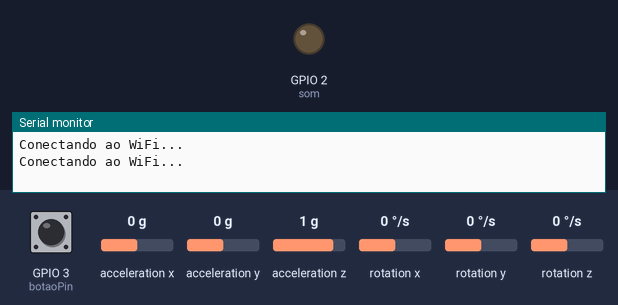
The sketch below on a simulated ESP8266 (NodeMCU). Parts: output pins drawn as LEDs (lit = HIGH), the last lines printed to the serial monitor. Inputs (shaded band) come from the test bench; at power-on: acceleration z 1 g, GPIO 3 (botaoPin) HIGH, acceleration x 0 g, acceleration y 0 g, rotation x 0 °/s, rotation y 0 °/s, rotation z 0 °/s. WiFi joins after 1.5 s; servers stay silent unless stated.

Above: at 3.5 s.
3.6 s: acceleration z set to 0.4 g
6.6 s: acceleration z set to 0.1 g
At 9.4 s:
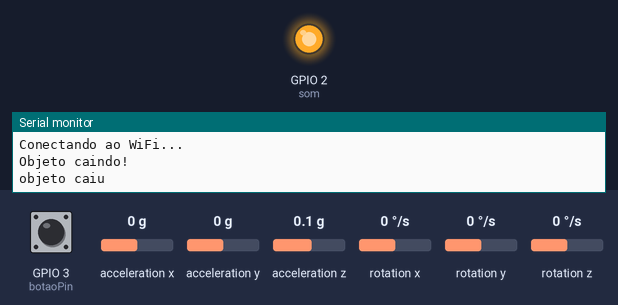
9.6 s: GPIO 3 (botaoPin) pulled LOW for 0.15 s
At 10.3 s:
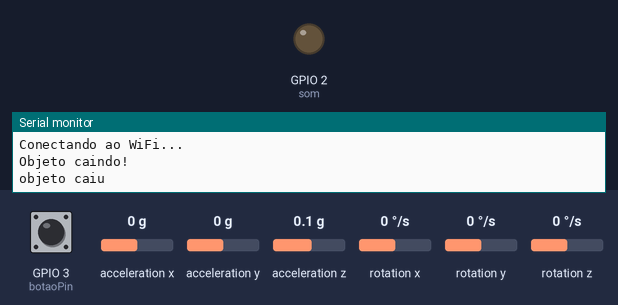
11.2 s: GPIO 3 (botaoPin) pulled LOW for 1 s
At 12.6 s:
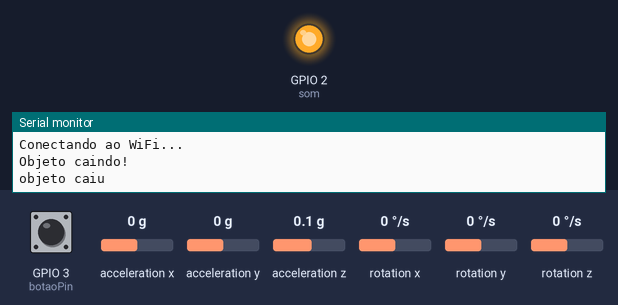
Timing chart, 0 to 14.2 s (numbered marks = the images above; inputs shaded):
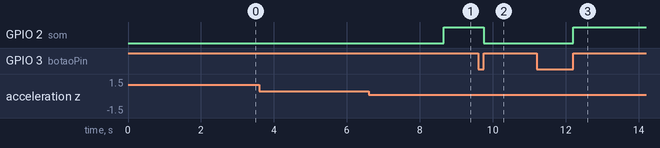

The sketch:

wifi.ino
```cpp
#define BLYNK_TEMPLATE_NAME         "and"
#define BLYNK_TEMPLATE_ID           "TMPL2rm1y8y-C"
#define BLYNK_AUTH_TOKEN            "4D53tOZEShd8dD2qHES39xxkd7ZqNJhe"
#define som 2
#define botaoPin 3


#include <Wire.h>
#include <BlynkSimpleEsp8266.h>
#include <MPU6050.h>
#include <ESP8266WiFi.h>

char auth[] = "4D53tOZEShd8dD2qHES39xxkd7ZqNJhe";
char ssid[] = "ORA_2.4G";
char pass[] = "86988134365";

MPU6050 mpu;
bool limitedequeda = true;
bool caindo = false;
unsigned long começodaqueda = 0;
const unsigned long numero = 200;

void setup() {
  pinMode(som, OUTPUT);


  Serial.begin(115200);
  WiFi.begin(ssid, pass);
  pinMode(botaoPin, INPUT_PULLUP);
  attachInterrupt(digitalPinToInterrupt(botaoPin), botaoAcionado, RISING);

  while (WiFi.status() != WL_CONNECTED) {
    delay(1000);
    Serial.println("Conectando ao WiFi...");
  }

  Blynk.begin(auth, ssid, pass);
  Wire.begin();
  mpu.initialize();

  if (!mpu.testConnection()) {
    Serial.println("MPU6050 conexao falhou.");
    while (1);
  }
}

void loop() {
  Blynk.run();
  int16_t ax, ay, az;
  int16_t gx, gy, gz;

  mpu.getMotion6(&ax, &ay, &az, &gx, &gy, &gz);

  float accX = (float)ax / 16384.0;
  float accY = (float)ay / 16384.0;
  float accZ = (float)az / 16384.0;

  float NORMxyz = sqrt(accX * accX + accY * accY + accZ * accZ);

  Blynk.virtualWrite(V5, accX);
  Blynk.virtualWrite(V6, accY);
  Blynk.virtualWrite(V7, accZ);
  Blynk.virtualWrite(V1, NORMxyz);


  if (NORMxyz < 0.2 && limitedequeda) {
    Serial.println("Objeto caindo!");
    Blynk.virtualWrite(V9, 1);
    Blynk.virtualWrite(V8, "Objeto caindo!");
    delay(2000);
    digitalWrite(som, 1);
    Blynk.virtualWrite(V8, "  ");
    Blynk.virtualWrite(V9, 0);
    limitedequeda = false;
    caindo = true;
    começodaqueda = millis();
  }


  if (caindo && (millis() - começodaqueda) >= numero) {
    Serial.println("objeto caiu");
    Blynk.virtualWrite(V10, 1);
    Blynk.virtualWrite(V8, "objeto caiu");
    caindo = false;
    Blynk.virtualWrite(V8, "  ");
    Blynk.virtualWrite(V10, 0);
  }

  if (NORMxyz >= 0.9 && NORMxyz <= 1.1 && !limitedequeda) {
    Serial.println("objeto em repouso");
    Blynk.virtualWrite(V8, "objeto em repouso");
    delay(2000);
    Blynk.virtualWrite(V8, "  ");
    limitedequeda = true;
    caindo = false;
  }

  void botaoAcionado();
  delay(50);
}


void botaoAcionado() {
static bool estado = HIGH;
static unsigned long delayEstado;


   if ( (millis() - delayEstado) > 100 ) {
     estado = !estado;
     delayEstado = millis();
   }
    digitalWrite(som,estado);
}
```

Measured:
- the behaviour switches between 0.3 and 0.2 g on acceleration z (found by bisection; images 0 and 1)
- after the input at 3.6 s, every drawn part: stays the same
- after the input at 6.6 s, GPIO 2 (som): LOW → HIGH after 2.1 s
- after the input at 9.6 s, GPIO 2 (som): HIGH → LOW after 0.15 s
- after the input at 11.2 s, GPIO 2 (som): LOW → HIGH after 1.0 s
